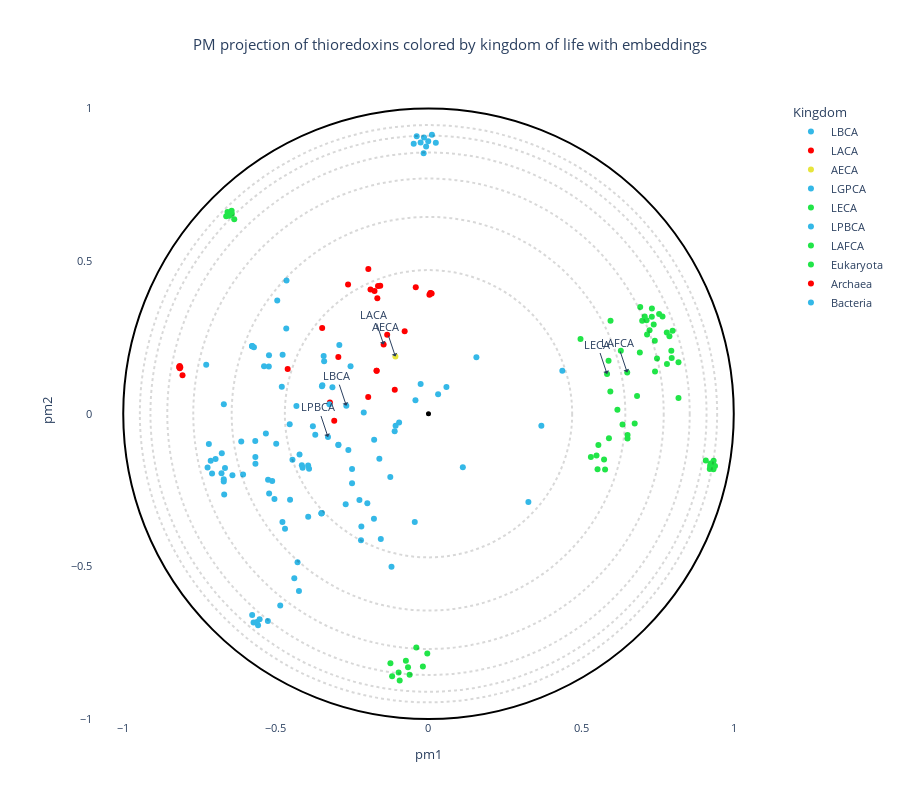

Notebook cell for this chart:
### Code cell
# OPTIONS =================================================
#Here you can set different parameters to color & annotate the resulting projection:
if embed :
    title = "Poincaré projection of thioredoxins colored by kingdom of life with embeddings"  
else :
    title = "Poincaré projection of thioredoxins colored by kingdom of life without embeddings" 
#----------------------------------------------------------
# Select the coloring from annotation .csv file:
labels_name = "Kingdom"
# Select classes to label among the "labels_name" or "second_labels_name" column (comma separated list):
second_labels_name = "Kingdom"
labels_text = ['AECA', 'LECA', 'LAFCA', 'LACA', 'LBCA', 'LPBCA', 'LGRCA']
show_text = True
#----------------------------------------------------------
# Use a custom color palette:
color_palette = trx_palette #Default: None
use_custom_palette = True
#==========================================================


#Check projection visualization parameters
#Labels name
if labels_name == "":
    labels_name = None
elif labels_name not in annotation_names:
    raise NameError(f"labels_name {labels_name} is not in the availables annotations.\nAvailables annotations: {annotation_names}")
#Second labels name
if second_labels_name == "":
    second_labels_name = None
elif second_labels_name not in annotation_names:
    raise NameError(f'"second_labels_name" {second_labels_name} is not in the availables annotations.\nAvailables annotations: {annotation_names}')

if not use_custom_palette:
    color_palette = None

#Plot graph
fig = plot_embedding_interactive(df_embedding, 
                                 labels_name = labels_name,
                                 second_labels_name = second_labels_name, 
                                 show_text = show_text,
                                 labels_text = labels_text,
                                 color_palette = color_palette, 
                                 title = title, 
                                 fontsize = 11)
fig.show()

### Figure 1 — Plotly figure (JSON) as saved in the notebook; plotly's stock layout.template omitted (floating-point values rounded to 4 significant figures; data arrays with more than 128 entries replaced by an {"elided": "..."} marker saying what was removed)
{"data": [{"customdata": [[1, "LBCA", "LBCA", "LBCA", "OTHERS", "LBCA", "LBCA", "LBCA", "LBCA"]], "hovertemplate": "<b>%{hovertext}</b><br><br>Kingdom=%{customdata[2]}<br>pm1=%{x}<br>pm2=%{y}<br>proteins_id=%{customdata[0]}<br>Species=%{customdata[1]}<br>Family=%{customdata[3]}<br>Color_eukaryota=%{customdata[4]}<br>Domain=%{customdata[5]}<br>Kingdom2=%{customdata[6]}<br>Phylum=%{customdata[7]}<br>Class=%{customdata[8]}<extra></extra>", "hovertext": ["LBCA"], "legendgroup": "LBCA", "marker": {"color": "#34b8e7", "symbol": "circle"}, "mode": "markers", "name": "LBCA", "orientation": "v", "showlegend": true, "textposition": "top right", "type": "scatter", "x": [-0.2692], "xaxis": "x", "y": [0.02643], "yaxis": "y"}, {"customdata": [[2, "LACA", "LACA", "LACA", "OTHERS", "LACA", "LACA", "LACA", "LACA"]], "hovertemplate": "<b>%{hovertext}</b><br><br>Kingdom=%{customdata[2]}<br>pm1=%{x}<br>pm2=%{y}<br>proteins_id=%{customdata[0]}<br>Species=%{customdata[1]}<br>Family=%{customdata[3]}<br>Color_eukaryota=%{customdata[4]}<br>Domain=%{customdata[5]}<br>Kingdom2=%{customdata[6]}<br>Phylum=%{customdata[7]}<br>Class=%{customdata[8]}<extra></extra>", "hovertext": ["LACA"], "legendgroup": "LACA", "marker": {"color": "#ff0000", "symbol": "circle"}, "mode": "markers", "name": "LACA", "orientation": "v", "showlegend": true, "textposition": "top right", "type": "scatter", "x": [-0.1469], "xaxis": "x", "y": [0.2267], "yaxis": "y"}, {"customdata": [[3, "AECA", "AECA", "AECA", "OTHERS", "AECA", "AECA", "AECA", "AECA"]], "hovertemplate": "<b>%{hovertext}</b><br><br>Kingdom=%{customdata[2]}<br>pm1=%{x}<br>pm2=%{y}<br>proteins_id=%{customdata[0]}<br>Species=%{customdata[1]}<br>Family=%{customdata[3]}<br>Color_eukaryota=%{customdata[4]}<br>Domain=%{customdata[5]}<br>Kingdom2=%{customdata[6]}<br>Phylum=%{customdata[7]}<br>Class=%{customdata[8]}<extra></extra>", "hovertext": ["AECA"], "legendgroup": "AECA", "marker": {"color": "#e7e53c", "symbol": "circle"}, "mode": "markers", "name": "AECA", "orientation": "v", "showlegend": true, "textposition": "top right", "type": "scatter", "x": [-0.1084], "xaxis": "x", "y": [0.1872], "yaxis": "y"}, {"customdata": [[4, "LGPCA", "LGPCA", "LGPCA", "OTHERS", "LGPCA", "LGPCA", "LGPCA", "LGPCA"]], "hovertemplate": "<b>%{hovertext}</b><br><br>Kingdom=%{customdata[2]}<br>pm1=%{x}<br>pm2=%{y}<br>proteins_id=%{customdata[0]}<br>Species=%{customdata[1]}<br>Family=%{customdata[3]}<br>Color_eukaryota=%{customdata[4]}<br>Domain=%{customdata[5]}<br>Kingdom2=%{customdata[6]}<br>Phylum=%{customdata[7]}<br>Class=%{customdata[8]}<extra></extra>", "hovertext": ["LGPCA"], "legendgroup": "LGPCA", "marker": {"color": "#34b8e7", "symbol": "circle"}, "mode": "markers", "name": "LGPCA", "orientation": "v", "showlegend": true, "textposition": "top right", "type": "scatter", "x": [-0.5672], "xaxis": "x", "y": [-0.142], "yaxis": "y"}, {"customdata": [[5, "LECA", "LECA", "LECA", "OTHERS", "LECA", "LECA", "LECA", "LECA"]], "hovertemplate": "<b>%{hovertext}</b><br><br>Kingdom=%{customdata[2]}<br>pm1=%{x}<br>pm2=%{y}<br>proteins_id=%{customdata[0]}<br>Species=%{customdata[1]}<br>Family=%{customdata[3]}<br>Color_eukaryota=%{customdata[4]}<br>Domain=%{customdata[5]}<br>Kingdom2=%{customdata[6]}<br>Phylum=%{customdata[7]}<br>Class=%{customdata[8]}<extra></extra>", "hovertext": ["LECA"], "legendgroup": "LECA", "marker": {"color": "#21e548", "symbol": "circle"}, "mode": "markers", "name": "LECA", "orientation": "v", "showlegend": true, "textposition": "top right", "type": "scatter", "x": [0.5849], "xaxis": "x", "y": [0.1302], "yaxis": "y"}, {"customdata": [[6, "LPBCA", "LPBCA", "LPBCA", "OTHERS", "LPBCA", "LPBCA", "LPBCA", "LPBCA"]], "hovertemplate": "<b>%{hovertext}</b><br><br>Kingdom=%{customdata[2]}<br>pm1=%{x}<br>pm2=%{y}<br>proteins_id=%{customdata[0]}<br>Species=%{customdata[1]}<br>Family=%{customdata[3]}<br>Color_eukaryota=%{customdata[4]}<br>Domain=%{customdata[5]}<br>Kingdom2=%{customdata[6]}<br>Phylum=%{customdata[7]}<br>Class=%{customdata[8]}<extra></extra>", "hovertext": ["LPBCA"], "legendgroup": "LPBCA", "marker": {"color": "#34b8e7", "symbol": "circle"}, "mode": "markers", "name": "LPBCA", "orientation": "v", "showlegend": true, "textposition": "top right", "type": "scatter", "x": [-0.3293], "xaxis": "x", "y": [-0.07612], "yaxis": "y"}, {"customdata": [[7, "LAFCA", "LAFCA", "LAFCA", "OTHERS", "LAFCA", "LAFCA", "LAFCA", "LAFCA"]], "hovertemplate": "<b>%{hovertext}</b><br><br>Kingdom=%{customdata[2]}<br>pm1=%{x}<br>pm2=%{y}<br>proteins_id=%{customdata[0]}<br>Species=%{customdata[1]}<br>Family=%{customdata[3]}<br>Color_eukaryota=%{customdata[4]}<br>Domain=%{customdata[5]}<br>Kingdom2=%{customdata[6]}<br>Phylum=%{customdata[7]}<br>Class=%{customdata[8]}<extra></extra>", "hovertext": ["LAFCA"], "legendgroup": "LAFCA", "marker": {"color": "#21e548", "symbol": "circle"}, "mode": "markers", "name": "LAFCA", "orientation": "v", "showlegend": true, "textposition": "top right", "type": "scatter", "x": [0.651], "xaxis": "x", "y": [0.1351], "yaxis": "y"}, {"customdata": {"elided": "65x9 mixed values"}, "hovertemplate": "<b>%{hovertext}</b><br><br>Kingdom=%{customdata[2]}<br>pm1=%{x}<br>pm2=%{y}<br>proteins_id=%{customdata[0]}<br>Species=%{customdata[1]}<br>Family=%{customdata[3]}<br>Color_eukaryota=%{customdata[4]}<br>Domain=%{customdata[5]}<br>Kingdom2=%{customdata[6]}<br>Phylum=%{customdata[7]}<br>Class=%{customdata[8]}<extra></extra>", "hovertext": ["Eukaryota", "Eukaryota", "Eukaryota", "Eukaryota", "Eukaryota", "Eukaryota", "Eukaryota", "Eukaryota", "Eukaryota", "Eukaryota", "Eukaryota", "Eukaryota", "Eukaryota", "Eukaryota", "Eukaryota", "Eukaryota", "Eukaryota", "Eukaryota", "Eukaryota", "Eukaryota", "Eukaryota", "Eukaryota", "Eukaryota", "Eukaryota", "Eukaryota", "Eukaryota", "Eukaryota", "Eukaryota", "Eukaryota", "Eukaryota", "Eukaryota", "Eukaryota", "Eukaryota", "Eukaryota", "Eukaryota", "Eukaryota", "Eukaryota", "Eukaryota", "Eukaryota", "Eukaryota", "Eukaryota", "Eukaryota", "Eukaryota", "Eukaryota", "Eukaryota", "Eukaryota", "Eukaryota", "Eukaryota", "Eukaryota", "Eukaryota", "Eukaryota", "Eukaryota", "Eukaryota", "Eukaryota", "Eukaryota", "Eukaryota", "Eukaryota", "Eukaryota", "Eukaryota", "Eukaryota", "Eukaryota", "Eukaryota", "Eukaryota", "Eukaryota", "Eukaryota"], "legendgroup": "Eukaryota", "marker": {"color": "#21e548", "symbol": "circle"}, "mode": "markers", "name": "Eukaryota", "orientation": "v", "showlegend": true, "textposition": "top right", "type": "scatter", "x": [0.7241, 0.7144, 0.7083, 0.7159, 0.7555, 0.7666, 0.6935, 0.7318, 0.7, 0.7378, 0.7315, -0.6364, 0.7414, 0.7996, 0.7893, 0.7806, 0.7954, 0.7811, 0.7967, 0.7486, 0.9214, 0.9334, 0.9385, 0.9241, 0.9224, 0.9317, 0.9084, 0.934, 0.8189, 0.6188, 0.6754, 0.6521, 0.6519, 0.498, 0.5537, 0.5911, 0.5504, 0.5785, 0.532, 0.5752, 0.6356, 0.5899, 0.8189, 0.7421, -0.003959, -0.03994, -0.07408, -0.1192, -0.09791, 0.63, 0.6923, 0.5957, 0.5565, 0.5963, 0.6832, -0.1247, -0.06187, -0.09442, -0.06708, -0.01842, -0.6585, -0.6627, -0.6523, -0.6443, -0.6449], "xaxis": "x", "y": [0.2738, 0.3063, 0.3189, 0.2598, 0.3264, 0.3188, 0.3499, 0.3449, 0.3047, 0.2921, 0.3176, 0.6374, 0.239, 0.2716, 0.2538, 0.2658, 0.206, 0.1628, 0.1823, 0.1809, -0.1812, -0.1815, -0.1714, -0.1632, -0.1713, -0.1661, -0.1532, -0.1536, 0.05176, 0.01285, -0.0323, -0.06963, -0.08137, 0.245, -0.1821, -0.08017, -0.1369, -0.1825, -0.1416, -0.1497, -0.0351, 0.1733, 0.1686, 0.1381, -0.7854, -0.7659, -0.8095, -0.8601, -0.8475, 0.2062, 0.2006, 0.07276, -0.1023, 0.3043, 0.05815, -0.8175, -0.8554, -0.8741, -0.8308, -0.828, 0.6606, 0.6468, 0.6486, 0.6547, 0.665], "yaxis": "y"}, {"customdata": {"elided": "28x9 mixed values"}, "hovertemplate": "<b>%{hovertext}</b><br><br>Kingdom=%{customdata[2]}<br>pm1=%{x}<br>pm2=%{y}<br>proteins_id=%{customdata[0]}<br>Species=%{customdata[1]}<br>Family=%{customdata[3]}<br>Color_eukaryota=%{customdata[4]}<br>Domain=%{customdata[5]}<br>Kingdom2=%{customdata[6]}<br>Phylum=%{customdata[7]}<br>Class=%{customdata[8]}<extra></extra>", "hovertext": ["Archaea", "Archaea", "Archaea", "Archaea", "Archaea", "Archaea", "Archaea", "Archaea", "Archaea", "Archaea", "Archaea", "Archaea", "Archaea", "Archaea", "Archaea", "Archaea", "Archaea", "Archaea", "Archaea", "Archaea", "Archaea", "Archaea", "Archaea", "Archaea", "Archaea", "Archaea", "Archaea", "Archaea"], "legendgroup": "Archaea", "marker": {"color": "#ff0000", "symbol": "circle"}, "mode": "markers", "name": "Archaea", "orientation": "v", "showlegend": true, "textposition": "top right", "type": "scatter", "x": [-0.1975, -0.1354, -0.07809, -0.1698, -0.1702, 0.01031, -0.4613, -0.3229, -0.3088, -0.8131, -0.8151, -0.817, -0.8058, -0.8149, -0.1105, -0.2954, -0.3483, -0.04175, 0.006576, 0.003049, 0.006079, -0.1581, -0.1654, -0.19, -0.1676, -0.1768, -0.1971, -0.2635], "xaxis": "x", "y": [0.05458, 0.2589, 0.2701, 0.141, 0.1406, 0.394, 0.1469, 0.03666, -0.02322, 0.1522, 0.1567, 0.1528, 0.1264, 0.1491, 0.07885, 0.186, 0.2811, 0.4142, 0.3952, 0.3895, 0.3946, 0.4191, 0.4182, 0.4069, 0.3784, 0.4022, 0.4739, 0.4231], "yaxis": "y"}, {"customdata": {"elided": "110x9 mixed values"}, "hovertemplate": "<b>%{hovertext}</b><br><br>Kingdom=%{customdata[2]}<br>pm1=%{x}<br>pm2=%{y}<br>proteins_id=%{customdata[0]}<br>Species=%{customdata[1]}<br>Family=%{customdata[3]}<br>Color_eukaryota=%{customdata[4]}<br>Domain=%{customdata[5]}<br>Kingdom2=%{customdata[6]}<br>Phylum=%{customdata[7]}<br>Class=%{customdata[8]}<extra></extra>", "hovertext": ["Bacteria", "Bacteria", "Bacteria", "Bacteria", "Bacteria", "Bacteria", "Bacteria", "Bacteria", "Bacteria", "Bacteria", "Bacteria", "Bacteria", "Bacteria", "Bacteria", "Bacteria", "Bacteria", "Bacteria", "Bacteria", "Bacteria", "Bacteria", "Bacteria", "Bacteria", "Bacteria", "Bacteria", "Bacteria", "Bacteria", "Bacteria", "Bacteria", "Bacteria", "Bacteria", "Bacteria", "Bacteria", "Bacteria", "Bacteria", "Bacteria", "Bacteria", "Bacteria", "Bacteria", "Bacteria", "Bacteria", "Bacteria", "Bacteria", "Bacteria", "Bacteria", "Bacteria", "Bacteria", "Bacteria", "Bacteria", "Bacteria", "Bacteria", "Bacteria", "Bacteria", "Bacteria", "Bacteria", "Bacteria", "Bacteria", "Bacteria", "Bacteria", "Bacteria", "Bacteria", "Bacteria", "Bacteria", "Bacteria", "Bacteria", "Bacteria", "Bacteria", "Bacteria", "Bacteria", "Bacteria", "Bacteria", "Bacteria", "Bacteria", "Bacteria", "Bacteria", "Bacteria", "Bacteria", "Bacteria", "Bacteria", "Bacteria", "Bacteria", "Bacteria", "Bacteria", "Bacteria", "Bacteria", "Bacteria", "Bacteria", "Bacteria", "Bacteria", "Bacteria", "Bacteria", "Bacteria", "Bacteria", "Bacteria", "Bacteria", "Bacteria", "Bacteria", "Bacteria", "Bacteria", "Bacteria", "Bacteria", "Bacteria", "Bacteria", "Bacteria", "Bacteria", "Bacteria", "Bacteria", "Bacteria", "Bacteria", "Bacteria", "Bacteria"], "legendgroup": "Bacteria", "marker": {"color": "#34b8e7", "symbol": "circle"}, "mode": "markers", "name": "Bacteria", "orientation": "v", "showlegend": true, "textposition": "top right", "type": "scatter", "x": [-0.2713, 0.1569, -0.7195, 0.3272, 0.3697, 0.4384, -0.6705, -0.2921, -0.4659, -0.4806, -0.5231, -0.5387, -0.5225, -0.5773, -0.5719, -0.578, -0.5776, -0.3434, -0.4779, -0.3419, -0.2553, -0.1252, -0.7281, 0.1124, -0.1787, -0.2121, -0.3494, -0.3246, -0.4651, -0.3148, -0.5675, -0.1108, -0.1078, -0.09629, -0.3709, -0.3942, 0.01123, 0.02401, -0.0008825, -0.01595, -0.02586, -0.03872, -0.47, -0.4785, -0.161, -0.5046, -0.4535, -0.512, -0.5255, -0.567, -0.6075, -0.3506, -0.3941, -0.351, -0.4955, -0.5327, -0.6134, -0.4456, -0.2504, -0.2263, -0.1562, -0.1212, -0.22, -0.2004, -0.4397, -0.4289, -0.4547, -0.4327, -0.1781, -0.04497, -0.4225, -0.4989, -0.3788, -0.04843, -0.4857, -0.5221, -0.2505, -0.295, -0.4244, -0.2954, -0.2625, -0.02574, -0.04276, 0.03148, 0.05872, -0.3477, -0.349, -0.4123, -0.3913, -0.415, -0.2212, -0.6693, -0.6771, -0.7134, -0.6975, -0.7238, -0.5263, -0.01471, -0.007772, -0.709, -0.6667, -0.6781, -0.6423, -0.6707, -0.6708, -0.5583, -0.5622, -0.5532, -0.5731, -0.5777], "xaxis": "x", "y": [-0.2969, 0.1851, -0.09883, -0.2893, -0.03953, 0.1408, 0.03076, 0.2248, 0.2792, 0.08839, 0.1549, 0.1556, 0.1912, 0.2212, 0.2179, 0.2217, 0.2211, 0.1892, 0.1931, 0.1717, 0.1552, -0.2073, 0.1607, -0.1751, -0.3441, 0.003914, -0.3254, 0.03129, 0.4366, 0.08708, -0.08957, -0.05764, -0.03965, -0.02905, -0.06919, -0.1699, 0.9139, 0.8875, 0.8929, 0.853, 0.8888, 0.9089, -0.3771, -0.355, -0.1473, -0.2797, -0.282, -0.2204, -0.2164, -0.1638, -0.1992, -0.3269, -0.3376, -0.3258, 0.3713, -0.06445, -0.09134, -0.1505, -0.1812, -0.2822, -0.4101, -0.5014, -0.3691, -0.293, -0.5389, -0.4868, -0.03436, 0.02555, -0.08528, -0.3543, -0.1333, -0.09851, -0.04114, 0.8844, -0.6284, -0.2611, -0.228, -0.1016, -0.5807, -0.1021, -0.1186, 0.09743, 0.04417, 0.06416, 0.08797, 0.09331, 0.08993, -0.1773, -0.1802, -0.1688, -0.4147, -0.2642, -0.1298, -0.1539, -0.148, -0.1758, -0.6788, 0.9049, 0.8758, -0.196, -0.1774, -0.1953, -0.2014, -0.2147, -0.2218, -0.6926, -0.6821, -0.6732, -0.6843, -0.6597], "yaxis": "y"}], "layout": {"annotations": [{"arrowhead": 1, "showarrow": true, "text": "LBCA", "x": -0.2692, "y": 0.02643}, {"arrowhead": 1, "showarrow": true, "text": "LACA", "x": -0.1469, "y": 0.2267}, {"arrowhead": 1, "showarrow": true, "text": "AECA", "x": -0.1084, "y": 0.1872}, {"arrowhead": 1, "showarrow": true, "text": "LECA", "x": 0.5849, "y": 0.1302}, {"arrowhead": 1, "showarrow": true, "text": "LPBCA", "x": -0.3293, "y": -0.07612}, {"arrowhead": 1, "showarrow": true, "text": "LAFCA", "x": 0.651, "y": 0.1351}], "font": {"size": 11}, "height": 800, "legend": {"title": {"text": "Kingdom"}, "tracegroupgap": 0}, "plot_bgcolor": "rgba(0, 0, 0, 0)", "shapes": [{"line": {"color": "black", "dash": "dot"}, "opacity": 0.15, "type": "circle", "x0": -0.4706, "x1": 0.4706, "y0": -0.4706, "y1": 0.4706}, {"line": {"color": "black", "dash": "dot"}, "opacity": 0.15, "type": "circle", "x0": -0.6447, "x1": 0.6447, "y0": -0.6447, "y1": 0.6447}, {"line": {"color": "black", "dash": "dot"}, "opacity": 0.15, "type": "circle", "x0": -0.7705, "x1": 0.7705, "y0": -0.7705, "y1": 0.7705}, {"line": {"color": "black", "dash": "dot"}, "opacity": 0.15, "type": "circle", "x0": -0.8557, "x1": 0.8557, "y0": -0.8557, "y1": 0.8557}, {"line": {"color": "black", "dash": "dot"}, "opacity": 0.15, "type": "circle", "x0": -0.9108, "x1": 0.9108, "y0": -0.9108, "y1": 0.9108}, {"line": {"color": "black", "dash": "dot"}, "opacity": 0.15, "type": "circle", "x0": -0.9455, "x1": 0.9455, "y0": -0.9455, "y1": 0.9455}, {"line": {"color": "Black"}, "type": "circle", "x0": -1, "x1": 1, "xref": "x", "y0": -1, "y1": 1, "yref": "y"}, {"fillcolor": "Black", "line": {"color": "Black"}, "type": "circle", "x0": -0.005, "x1": 0.005, "xref": "x", "y0": -0.005, "y1": 0.005, "yref": "y"}], "title": {"text": "PM projection of thioredoxins colored by kingdom of life with embeddings", "x": 0.5}, "xaxis": {"anchor": "y", "constrain": "domain", "domain": [0, 1], "range": [-1.1, 1.1], "title": {"text": "pm1"}}, "yaxis": {"anchor": "x", "domain": [0, 1], "scaleanchor": "x", "scaleratio": 1, "title": {"text": "pm2"}}, "yaxis2": {"layer": "below traces", "matches": "y", "overlaying": "y"}}}
